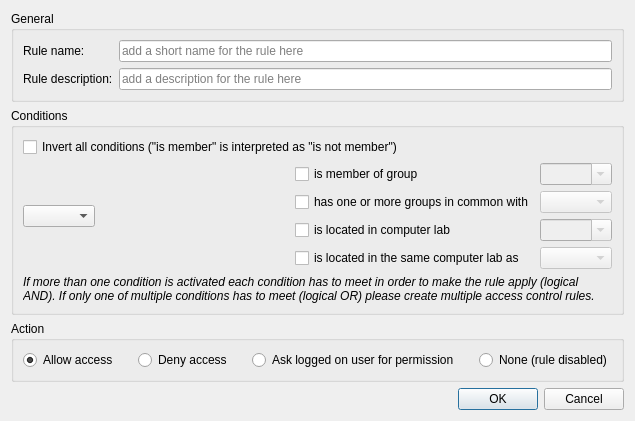
<?xml version="1.0" encoding="UTF-8"?>
<ui version="4.0">
 <class>AccessControlRuleEditDialog</class>
 <widget class="QDialog" name="AccessControlRuleEditDialog">
  <property name="windowTitle">
   <string>Edit access control rule</string>
  </property>
  <layout class="QVBoxLayout" name="verticalLayout">
   <item>
    <widget class="QGroupBox" name="groupBox_3">
     <property name="title">
      <string>General</string>
     </property>
     <layout class="QGridLayout" name="gridLayout_3">
      <item row="0" column="1">
       <widget class="QLineEdit" name="ruleNameLineEdit">
        <property name="placeholderText">
         <string>add a short name for the rule here</string>
        </property>
       </widget>
      </item>
      <item row="1" column="0">
       <widget class="QLabel" name="label_4">
        <property name="text">
         <string>Rule description:</string>
        </property>
       </widget>
      </item>
      <item row="0" column="0">
       <widget class="QLabel" name="label_3">
        <property name="text">
         <string>Rule name:</string>
        </property>
       </widget>
      </item>
      <item row="1" column="1">
       <widget class="QLineEdit" name="ruleDescriptionLineEdit">
        <property name="placeholderText">
         <string>add a description for the rule here</string>
        </property>
       </widget>
      </item>
     </layout>
    </widget>
   </item>
   <item>
    <widget class="QGroupBox" name="groupBox">
     <property name="title">
      <string>Conditions</string>
     </property>
     <layout class="QGridLayout" name="gridLayout_2">
      <item row="2" column="0" colspan="3">
       <widget class="QLabel" name="label">
        <property name="font">
         <font>
          <italic>true</italic>
         </font>
        </property>
        <property name="text">
         <string>If more than one condition is activated each condition has to meet in order to make the rule apply (logical AND). If only one of multiple conditions has to meet (logical OR) please create multiple access control rules.</string>
        </property>
        <property name="wordWrap">
         <bool>true</bool>
        </property>
       </widget>
      </item>
      <item row="1" column="2">
       <layout class="QGridLayout" name="gridLayout">
        <item row="0" column="0">
         <widget class="QCheckBox" name="isMemberOfGroupCheckBox">
          <property name="text">
           <string>is member of group</string>
          </property>
         </widget>
        </item>
        <item row="3" column="1">
         <widget class="QComboBox" name="commonComputerLabComboBox">
          <property name="enabled">
           <bool>false</bool>
          </property>
          <property name="sizeAdjustPolicy">
           <enum>QComboBox::AdjustToContents</enum>
          </property>
         </widget>
        </item>
        <item row="1" column="1">
         <widget class="QComboBox" name="commonGroupComboBox">
          <property name="enabled">
           <bool>false</bool>
          </property>
          <property name="sizeAdjustPolicy">
           <enum>QComboBox::AdjustToContents</enum>
          </property>
         </widget>
        </item>
        <item row="2" column="1">
         <widget class="QComboBox" name="computerLabsComboBox">
          <property name="enabled">
           <bool>false</bool>
          </property>
          <property name="editable">
           <bool>true</bool>
          </property>
          <property name="sizeAdjustPolicy">
           <enum>QComboBox::AdjustToContents</enum>
          </property>
         </widget>
        </item>
        <item row="1" column="0">
         <widget class="QCheckBox" name="hasCommonGroupsCheckBox">
          <property name="text">
           <string>has one or more groups in common with</string>
          </property>
         </widget>
        </item>
        <item row="2" column="0">
         <widget class="QCheckBox" name="isLocatedInComputerLabCheckBox">
          <property name="text">
           <string>is located in computer lab</string>
          </property>
         </widget>
        </item>
        <item row="0" column="1">
         <widget class="QComboBox" name="groupsComboBox">
          <property name="enabled">
           <bool>false</bool>
          </property>
          <property name="editable">
           <bool>true</bool>
          </property>
          <property name="sizeAdjustPolicy">
           <enum>QComboBox::AdjustToContents</enum>
          </property>
         </widget>
        </item>
        <item row="3" column="0">
         <widget class="QCheckBox" name="isLocatedInSameComputerLabCheckBox">
          <property name="text">
           <string>is located in the same computer lab as</string>
          </property>
         </widget>
        </item>
       </layout>
      </item>
      <item row="1" column="0">
       <widget class="QComboBox" name="entityComboBox">
        <property name="sizeAdjustPolicy">
         <enum>QComboBox::AdjustToContents</enum>
        </property>
       </widget>
      </item>
      <item row="1" column="1">
       <spacer name="horizontalSpacer">
        <property name="orientation">
         <enum>Qt::Horizontal</enum>
        </property>
        <property name="sizeHint" stdset="0">
         <size>
          <width>40</width>
          <height>20</height>
         </size>
        </property>
       </spacer>
      </item>
      <item row="0" column="0" colspan="3">
       <widget class="QCheckBox" name="invertConditionsCheckBox">
        <property name="text">
         <string>Invert all conditions (&quot;is member&quot; is interpreted as &quot;is not member&quot;)</string>
        </property>
       </widget>
      </item>
     </layout>
    </widget>
   </item>
   <item>
    <widget class="QGroupBox" name="groupBox_2">
     <property name="title">
      <string>Action</string>
     </property>
     <layout class="QHBoxLayout" name="horizontalLayout_2">
      <property name="spacing">
       <number>20</number>
      </property>
      <item>
       <widget class="QRadioButton" name="actionAllowRadioButton">
        <property name="text">
         <string>Allow access</string>
        </property>
        <property name="checked">
         <bool>true</bool>
        </property>
        <attribute name="buttonGroup">
         <string notr="true">actionButtonGroup</string>
        </attribute>
       </widget>
      </item>
      <item>
       <widget class="QRadioButton" name="actionDenyRadioButton">
        <property name="text">
         <string>Deny access</string>
        </property>
        <attribute name="buttonGroup">
         <string notr="true">actionButtonGroup</string>
        </attribute>
       </widget>
      </item>
      <item>
       <widget class="QRadioButton" name="actionAskForPermissionRadioButton">
        <property name="text">
         <string>Ask logged on user for permission</string>
        </property>
        <attribute name="buttonGroup">
         <string notr="true">actionButtonGroup</string>
        </attribute>
       </widget>
      </item>
      <item>
       <widget class="QRadioButton" name="actionNoneRadioButton">
        <property name="text">
         <string>None (rule disabled)</string>
        </property>
        <attribute name="buttonGroup">
         <string notr="true">actionButtonGroup</string>
        </attribute>
       </widget>
      </item>
     </layout>
    </widget>
   </item>
   <item>
    <widget class="QDialogButtonBox" name="buttonBox">
     <property name="orientation">
      <enum>Qt::Horizontal</enum>
     </property>
     <property name="standardButtons">
      <set>QDialogButtonBox::Cancel|QDialogButtonBox::Ok</set>
     </property>
    </widget>
   </item>
  </layout>
 </widget>
 <tabstops>
  <tabstop>ruleNameLineEdit</tabstop>
  <tabstop>ruleDescriptionLineEdit</tabstop>
  <tabstop>entityComboBox</tabstop>
  <tabstop>isMemberOfGroupCheckBox</tabstop>
  <tabstop>hasCommonGroupsCheckBox</tabstop>
  <tabstop>isLocatedInSameComputerLabCheckBox</tabstop>
  <tabstop>groupsComboBox</tabstop>
  <tabstop>commonGroupComboBox</tabstop>
  <tabstop>commonComputerLabComboBox</tabstop>
  <tabstop>actionAllowRadioButton</tabstop>
  <tabstop>actionDenyRadioButton</tabstop>
  <tabstop>actionNoneRadioButton</tabstop>
 </tabstops>
 <resources/>
 <connections>
  <connection>
   <sender>buttonBox</sender>
   <signal>accepted()</signal>
   <receiver>AccessControlRuleEditDialog</receiver>
   <slot>accept()</slot>
   <hints>
    <hint type="sourcelabel">
     <x>233</x>
     <y>407</y>
    </hint>
    <hint type="destinationlabel">
     <x>157</x>
     <y>274</y>
    </hint>
   </hints>
  </connection>
  <connection>
   <sender>buttonBox</sender>
   <signal>rejected()</signal>
   <receiver>AccessControlRuleEditDialog</receiver>
   <slot>reject()</slot>
   <hints>
    <hint type="sourcelabel">
     <x>301</x>
     <y>413</y>
    </hint>
    <hint type="destinationlabel">
     <x>286</x>
     <y>274</y>
    </hint>
   </hints>
  </connection>
  <connection>
   <sender>isMemberOfGroupCheckBox</sender>
   <signal>toggled(bool)</signal>
   <receiver>groupsComboBox</receiver>
   <slot>setEnabled(bool)</slot>
   <hints>
    <hint type="sourcelabel">
     <x>514</x>
     <y>89</y>
    </hint>
    <hint type="destinationlabel">
     <x>876</x>
     <y>88</y>
    </hint>
   </hints>
  </connection>
  <connection>
   <sender>isLocatedInComputerLabCheckBox</sender>
   <signal>toggled(bool)</signal>
   <receiver>computerLabsComboBox</receiver>
   <slot>setEnabled(bool)</slot>
   <hints>
    <hint type="sourcelabel">
     <x>628</x>
     <y>131</y>
    </hint>
    <hint type="destinationlabel">
     <x>891</x>
     <y>133</y>
    </hint>
   </hints>
  </connection>
  <connection>
   <sender>hasCommonGroupsCheckBox</sender>
   <signal>toggled(bool)</signal>
   <receiver>commonGroupComboBox</receiver>
   <slot>setEnabled(bool)</slot>
   <hints>
    <hint type="sourcelabel">
     <x>556</x>
     <y>178</y>
    </hint>
    <hint type="destinationlabel">
     <x>894</x>
     <y>183</y>
    </hint>
   </hints>
  </connection>
  <connection>
   <sender>isLocatedInSameComputerLabCheckBox</sender>
   <signal>toggled(bool)</signal>
   <receiver>commonComputerLabComboBox</receiver>
   <slot>setEnabled(bool)</slot>
   <hints>
    <hint type="sourcelabel">
     <x>723</x>
     <y>230</y>
    </hint>
    <hint type="destinationlabel">
     <x>867</x>
     <y>231</y>
    </hint>
   </hints>
  </connection>
 </connections>
 <buttongroups>
  <buttongroup name="actionButtonGroup"/>
 </buttongroups>
</ui>
